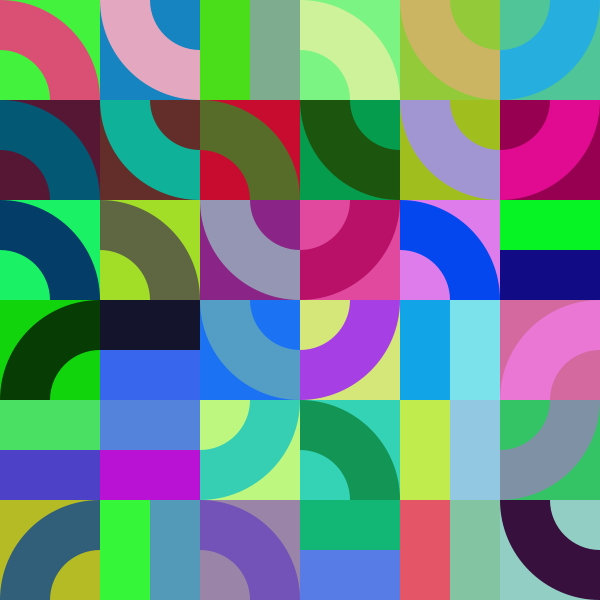
Frame 1 (no input)
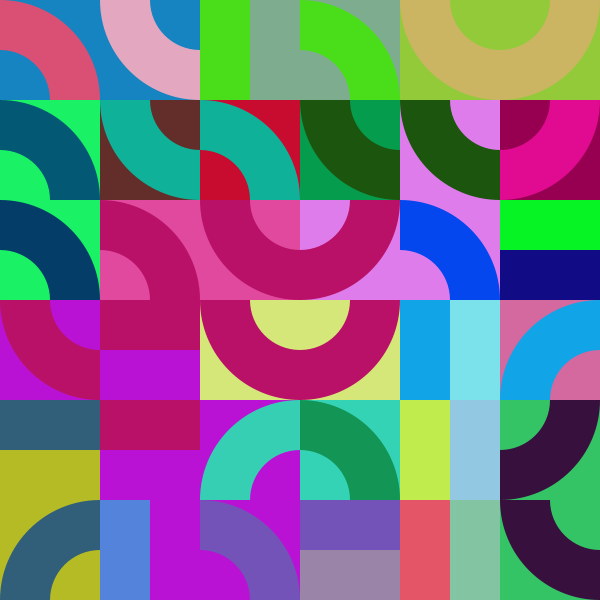
Frame 60 (the mouse pressed at the canvas centre just before this capture)
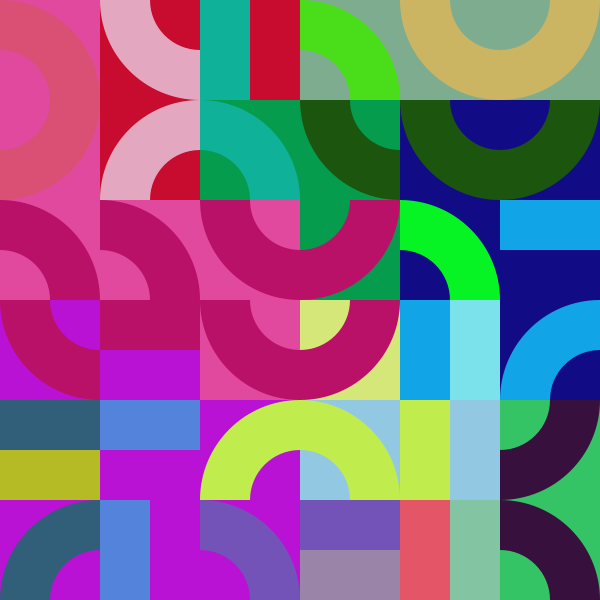
Frame 120 (the mouse held since frame 60 and released just before this capture)

The Processing sketch that drew these frames (run headless with seeded random() and noise(); from frame 60 on, the mouse is pressed at the canvas centre):

// Processing sketch: bauhaus1
// ── bauhaus1.pde
Block[][] blocks; 

color[] pallet;

int fileNum = 1;
int xTiles;
int yTiles;

boolean USE_RANDOM_COLOURS = true;

void setup() {
  size(600, 600);
  frameRate(30);
  noStroke();
  xTiles = width/100;
  yTiles = height/100;
  blocks = new Block[xTiles][yTiles];
  InitPallet();
  InitBlocks();
}

void draw() {

  int x = RnadInt(xTiles); 
  int y = RnadInt(yTiles);
  Block block = blocks[x][y];
  block.Redraw();
  SaveFrame();
}

void InitBlocks()
{
  for (int x = 0; x < xTiles; x ++)
  {
    for (int y =  0; y < yTiles; y ++)
    {
      if (USE_RANDOM_COLOURS)
        blocks[x][y]= new Block(x, y);
      else
        blocks[x][y]= new Block(x, y, pallet);
      blocks[x][y].Draw();
    }
  }
  for (int x = 0; x < xTiles; x ++)
  {
    for (int y =  0; y < yTiles; y ++)
    {
      blocks[x][y].up = GetBlock(x, y + 1 );
      blocks[x][y].down = GetBlock(x, y - 1 );
      blocks[x][y].left = GetBlock(x - 1, y );
      blocks[x][y].right = GetBlock(x +1, y );
    }
  }
}

int RnadInt(int n)
{
  return floor(random(n));
}

Block GetBlock(int x, int y)
{
  if (x < 0 || x >= xTiles)
    return null;
  if (y < 0 || y >= yTiles)
    return null;
  return blocks[x][y];
}

void SaveFrame()
{
  if (keyPressed) {
    if (key == 's' || key == 'S') {
      String fileName = "samples/bauhaus1-"+NowString()+"-"+nf(fileNum++, 3)+".png";
      save(fileName);
      println("Saved frame: "+fileName);
    }
  }
}

String NowString() {
  return 
    nf(year(), 4)
    +nf(month(), 2)
    +nf(day(), 2) 
    +"-"
    +nf(hour(), 2)+"h"
    +nf(minute(), 2);
}

void InitPallet() 
{
  pallet = new color[8];
  pallet[0] = color(0, 0, 0);        // black
  pallet[1] = color(255, 255, 255);  // white
  pallet[2] = color(150, 150, 150);  // grey
  pallet[3] = color(230, 50, 40);    // red
  pallet[4] = color(20, 110, 170);   // blue
  pallet[5] = color(0, 130, 90);     // green
  pallet[6] = color(240, 200, 0);    // yellow
  pallet[7] = color(240, 140, 40);   // orange
}

// ── block.pde
class Block
{
  Block up;
  Block down;
  Block left;
  Block right;
  Block[] neigbours = new Block[4];


  float x;
  float y;
  float size = 100;
  color primaCol;
  color secCol;
  IntList radomOrder =  new IntList();
  float arcRatio = 0.75;
  Type type;

  Block(float _x, float _y)
  {
    Setup(_x, _y, null);
  }

  Block(float _x, float _y, color[] pallet)
  {
    if (pallet.length < 2)
      throw new IllegalArgumentException("Pallet must have more than 2 colours"); 
    Setup(_x, _y, pallet);
  }

  void Setup(float _x, float _y, color[] pallet)
  {
    x =_x; 
    y = _y;
    type = Type.values()[floor(random(Type.values().length))];
    SetArrays();
    SetColours(pallet);
  }
  void SetArrays()
  {        
    for (int i = 0; i < 4; i++)
      radomOrder.append(i);
  }

  void SetColours(color[] pallet)
  {
    if (pallet == null) {
      primaCol= RandomColour();
      secCol= RandomColour();
    } else {
      int primColInd =  floor(random(pallet.length));
      int secColInd = floor(random(pallet.length));
      while (secColInd == primColInd)
        secColInd = floor(random(pallet.length));
      primaCol = pallet[primColInd];
      secCol= pallet[secColInd];
    }
  }

  color RandomColour()
  {
    return color( random(0, 255), random(0, 255), random(0, 255));
  }

  void Redraw()
  {
    neigbours[0] = up; 
    neigbours[1] = down; 
    neigbours[2] = left; 
    neigbours[3] = right; 
    radomOrder.shuffle();

    boolean  isGoodBlock= false;

    for (int i : radomOrder)
    {
      if (neigbours[i] == null)
        continue;
      if ( TypeMatch(neigbours[i]) > random(1))
      {
        //println("Colour Match x:" + x + " y:"+y + " with neighbour x:"+neigbours[i].x+ " y:"+neigbours[i].y );
        isGoodBlock = true;
        ColourMatch(neigbours[i]);
        Draw();
        break;
      }
    }

    if (!isGoodBlock || random(1) > 0.9)
    {
      //println("Swap Block x:" + x + " y:"+y);
      SwapBlock();
      Draw();
    }
  }

  void ColourMatch(Block neigbour)
  {
    if (random(1) > 0.5)
    {
      primaCol = neigbour.primaCol;
    }
    if (random(1) > 0.75)
    {
      secCol = neigbour.secCol;
    }
  }
  boolean ChooseArc()
  {
    return random(1) < arcRatio;
  }
  void SwapBlock()
  {
    radomOrder.shuffle();
    boolean swapped = false;
    for (int i : radomOrder)
    {
      if (neigbours[i] == null)
      {
        Print("Null neighbour at SwapBlock");
        continue;
      }
      switch(i) {
      case 0: // up
        swapped = MatchUp();
        break;
      case 1: // down
        swapped = MatchDown();
        break;
      case 2: // left
        swapped = MatchLeft();
        break;
      case 3: // right
        swapped = MatchRight();
        
      }
      if (swapped)
      {
        ColourMatch(neigbours[i]);
        break;
      }
    }
    
  }

  boolean MatchUp()
  {
    switch(up.type) {
    case TOP_LEFT_ARC: // top left arc
      type = ChooseArc() ? Type.BOTTOM_RIGHT_ARC : Type.VERT_SPLIT;
      return true;
    case TOP_RIGHT_ARC: // top right arc
      type = ChooseArc() ? Type.BOTTOM_RIGHT_ARC : Type.VERT_SPLIT;
      return true;
    case VERT_SPLIT: 
      type = ChooseArc() ? random(1)> 0.5 ? Type.BOTTOM_RIGHT_ARC : Type.BOTTOM_LEFT_ARC : Type.VERT_SPLIT;
      return true;
    default:
      Print("No Up Match");
      return false;
    }
  }


  boolean MatchDown()
  {
    switch(down.type) {
    case BOTTOM_RIGHT_ARC: // bottom right arc
      type = ChooseArc() ? Type.TOP_RIGHT_ARC : Type.VERT_SPLIT;
      return true;
    case BOTTOM_LEFT_ARC: // bottom left arc
      type = ChooseArc() ? Type.TOP_LEFT_ARC : Type.VERT_SPLIT;
      return true;
    case VERT_SPLIT: 
      type = ChooseArc() ? random(1)> 0.5 ? Type.TOP_RIGHT_ARC : Type.TOP_LEFT_ARC : Type.VERT_SPLIT;
      return true;
    default:
      Print("No Down Match");
      return false;
    }
  }

  boolean MatchLeft()
  {
    switch(left.type) {

    case BOTTOM_LEFT_ARC: // bottom left arc
      type = ChooseArc() ? Type.BOTTOM_RIGHT_ARC : Type.HORI_SPLIT;
      return true;
    case TOP_LEFT_ARC: // top left arc
      type = ChooseArc() ? Type.TOP_RIGHT_ARC : Type.HORI_SPLIT;
      return true;
    case HORI_SPLIT: 
      type = ChooseArc() ? random(1)> 0.5 ? Type.TOP_RIGHT_ARC : Type.BOTTOM_RIGHT_ARC : Type.HORI_SPLIT;
      return true;
    default:
      Print("No Left Match");
      return false;
    }
  }
  boolean MatchRight()
  {
    switch(right.type) {
    case BOTTOM_RIGHT_ARC: // bottom right arc
      type = Type.BOTTOM_LEFT_ARC;
      return true;
    case TOP_RIGHT_ARC: // top right arc
      type = Type.TOP_LEFT_ARC;
      return true;
    case HORI_SPLIT: 
      type = ChooseArc() ? random(1)> 0.5 ? Type.TOP_LEFT_ARC : Type.BOTTOM_LEFT_ARC : Type.HORI_SPLIT;
      return true;
    default:
      Print("No Right Match");
      return false;
    }
  }

  /*
  void FlipMatch(Block neigbour)
   {
   type = Type.values()[floor(random(5))];
   }
   */
  float TypeMatch(Block neigbour) {
    return 0.75;
  }
  /*
  float TypeMatch(Block neigbour)
   {
   if (neigbour == null)
   return 0;
   switch(type) {
   case BOTTOM_RIGHT_ARC: // bottom right arc
   if ( (neigbour.type == Type.BOTTOM_LEFT_ARC) || (neigbour.type == Type.TOP_RIGHT_ARC) )
   return 0.95;
   else if ((neigbour.type == Type.TOP_LEFT_ARC) ||  neigbour.type == Type.HORI_SPLIT)
   return 0.5;
   else
   return 0.2;
   case BOTTOM_LEFT_ARC: // bottom left arc
   if ( (neigbour.type == Type.BOTTOM_RIGHT_ARC) || (neigbour.type == Type.TOP_LEFT_ARC) )
   return 0.95;
   else if ((neigbour.type == Type.TOP_RIGHT_ARC) ||  neigbour.type == Type.HORI_SPLIT)
   return 0.5;
   else
   return 0.2;
   case TOP_LEFT_ARC: // top left arc
   if ( (neigbour.type == Type.BOTTOM_RIGHT_ARC) || (neigbour.type == Type.TOP_LEFT_ARC) )
   return 0.95;
   else if ((neigbour.type == Type.TOP_RIGHT_ARC) ||  neigbour.type == Type.HORI_SPLIT)
   return 0.5;
   else
   return 0.2;
   case TOP_RIGHT_ARC: // top right arc
   if ( (neigbour.type == Type.BOTTOM_RIGHT_ARC) || (neigbour.type == Type.TOP_LEFT_ARC) )
   return 0.95;
   else if ((neigbour.type == Type.TOP_RIGHT_ARC) ||  neigbour.type == Type.HORI_SPLIT)
   return 0.5;
   else
   return 0.2;
   case HORI_SPLIT:
   return 1;
   }
   return 0;
   }
   
   */

  void Draw()
  {

    fill(primaCol);
    rect(x * size, y * size, size, size);

    switch(type) {
    case BOTTOM_RIGHT_ARC: // bottom right arc
      DrawArc(x, y, 0, HALF_PI);
      break;
    case BOTTOM_LEFT_ARC: // bottom left arc
      DrawArc(x+1, y, HALF_PI, PI);
      break;
    case TOP_LEFT_ARC: // top left arc
      DrawArc(x+1, y+1, PI, HALF_PI + PI);
      break;
    case TOP_RIGHT_ARC: // top right arc
      DrawArc(x, y+1, HALF_PI + PI, TWO_PI);
      break;
    case VERT_SPLIT:
      fill(secCol);
      rect(x * size, y * size, size/2, size);
      break;
    case HORI_SPLIT:
      fill(secCol);
      rect(x * size, y * size, size, size/2);
      break;
    }
  }

  void DrawArc(float xO, float yO, float startAng, float stopAng)
  {
    fill(secCol);
    arc(xO * size, yO * size, 2*size, 2*size, startAng, stopAng);
    fill(primaCol);
    arc(xO * size, yO * size, size, size, startAng, stopAng);
  }
  void Print(String str)
  {
    //println(str);
  }
}

enum Type 
{
  BOTTOM_LEFT_ARC, 
    BOTTOM_RIGHT_ARC, 
    TOP_LEFT_ARC, 
    TOP_RIGHT_ARC, 
    HORI_SPLIT, 
    VERT_SPLIT
}
